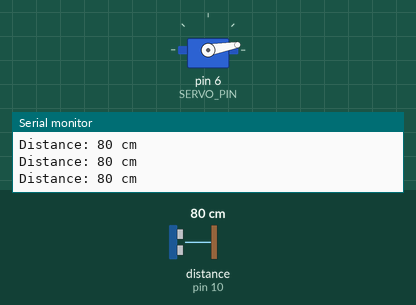
The sketch below on a simulated Arduino Uno, built with avr-gcc and run on an emulated ATmega328P. Shown: servo, the last lines printed to the serial monitor. Wiring (inferred from the names in the program): ultrasonic range finder: trigger pin 9; echo pin 10. Inputs (shaded band) come from the test bench; at power-on: distance to the obstacle (sensor on pin 10) 80 cm. The echo pulse lasts 58.3 µs per cm.

Above: at 1.2 s.
1.3 s: distance to the obstacle (sensor on pin 10) set to 25 cm
2.8 s: distance to the obstacle (sensor on pin 10) set to 19 cm
At 3.9 s:
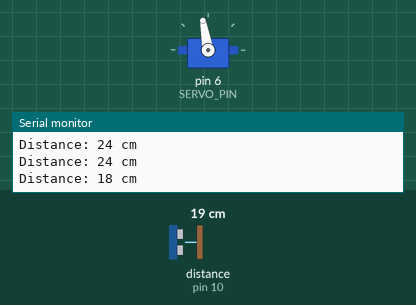
Timing chart, 0 to 11.8 s (numbered marks = the images above; inputs shaded):
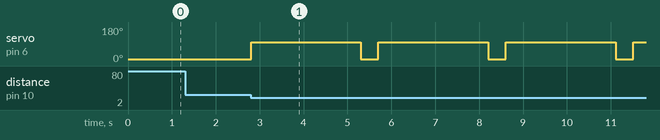

The sketch:

smart_dustbin.ino
```cpp
#include <Servo.h>

const byte TRIG_PIN = 9;
const byte ECHO_PIN = 10;
const byte SERVO_PIN = 6;

const int OPEN_DISTANCE_CM = 20;
const int CLOSED_ANGLE = 10;
const int OPEN_ANGLE = 100;
const unsigned long OPEN_TIME_MS = 2500;

Servo lidServo;

long readDistanceCm() {
  digitalWrite(TRIG_PIN, LOW);
  delayMicroseconds(2);

  digitalWrite(TRIG_PIN, HIGH);
  delayMicroseconds(10);
  digitalWrite(TRIG_PIN, LOW);

  unsigned long duration = pulseIn(ECHO_PIN, HIGH, 30000UL);

  if (duration == 0) {
    return -1;
  }

  return (long)(duration / 58.0);
}

void setup() {
  pinMode(TRIG_PIN, OUTPUT);
  pinMode(ECHO_PIN, INPUT);

  lidServo.attach(SERVO_PIN);
  lidServo.write(CLOSED_ANGLE);

  Serial.begin(9600);
}

void loop() {
  long distance = readDistanceCm();

  if (distance > 0) {
    Serial.print("Distance: ");
    Serial.print(distance);
    Serial.println(" cm");
  }

  if (distance > 0 && distance <= OPEN_DISTANCE_CM) {
    lidServo.write(OPEN_ANGLE);
    delay(OPEN_TIME_MS);
    lidServo.write(CLOSED_ANGLE);
    delay(300);
  }

  delay(100);
}
```

Measured:
- the behaviour switches between 22 and 21 cm on distance to the obstacle (sensor on pin 10) (found by bisection; images 0 and 1)
- after the input at 2.8 s, servo on pin 6 (SERVO_PIN): alternates 100° for 2.5 s and 10° for 0.40 s, starting at once
